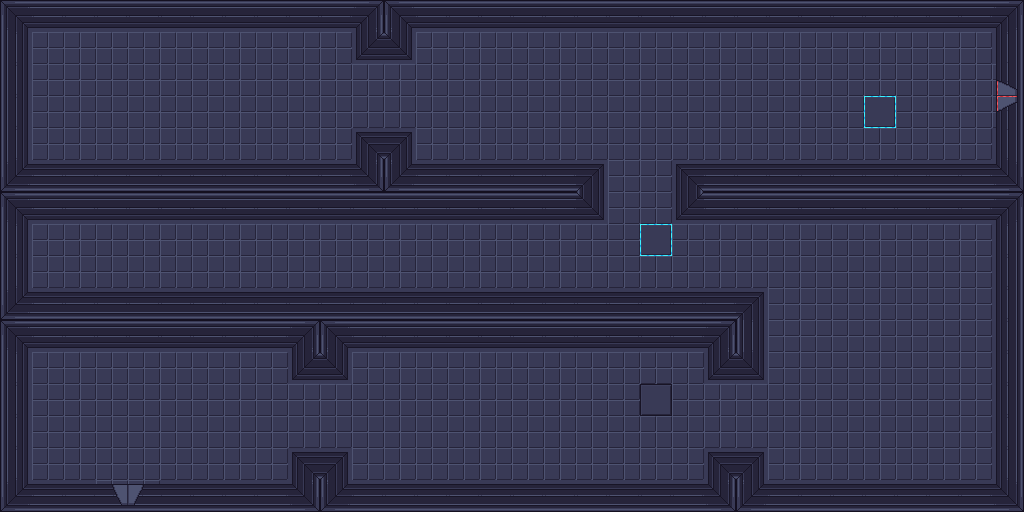

A level layout from a 2D game, rendered from its tile map. Below: a short description, then the map file with tile-grid data replaced by summaries:
An orthogonal 32x16 tile map with 32x32 px tiles, 2 tile layers (Background, Tiles) and 32 objects (5x metal, 3x ammo, 3x oil, 3x trap, 3x crystal, ...).

<map version="1.2" tiledversion="1.3.1" orientation="orthogonal" renderorder="left-up" compressionlevel="0" width="32" height="16" tilewidth="32" tileheight="32" infinite="0" nextlayerid="5" nextobjectid="38">
 <tileset firstgid="1" source="DungeonTile.tsx" />
 <layer id="1" name="Background" width="32" height="16">
  <data>[512 cells, 512 non-empty, 1 distinct tile ids]</data>
 </layer>
 <layer id="2" name="Tiles" width="32" height="16">
  <data>[512 cells, 209 non-empty, 9 distinct tile ids]</data>
 </layer>
 <objectgroup id="3" name="Objects">
  <object id="1" name="metal" x="224" y="384" width="32" height="32">
   <properties>
    <property name="name" value="metal" />
   </properties>
  </object>
  <object id="2" name="ammo" x="416" y="384" width="32" height="32">
   <properties>
    <property name="name" value="ammo" />
   </properties>
  </object>
  <object id="3" name="oil" x="576" y="448" width="32" height="32">
   <properties>
    <property name="name" value="oil" />
   </properties>
  </object>
  <object id="4" name="trap" x="640" y="384" width="32" height="32">
   <properties>
    <property name="name" value="trap" />
   </properties>
  </object>
  <object id="5" name="crystal" x="832" y="352" width="32" height="32">
   <properties>
    <property name="name" value="crystal" />
   </properties>
  </object>
  <object id="6" name="metal" x="928" y="448" width="32" height="32">
   <properties>
    <property name="name" value="metal" />
   </properties>
  </object>
  <object id="7" name="oil" x="928" y="256" width="32" height="32">
   <properties>
    <property name="name" value="oil" />
   </properties>
  </object>
  <object id="9" name="trap" x="640" y="224" width="32" height="32">
   <properties>
    <property name="name" value="trap" />
   </properties>
  </object>
  <object id="10" name="metal" x="448" y="256" width="32" height="32">
   <properties>
    <property name="name" value="metal" />
   </properties>
  </object>
  <object id="11" name="ammo" x="320" y="224" width="32" height="32">
   <properties>
    <property name="name" value="ammo" />
   </properties>
  </object>
  <object id="12" name="crystal" x="96" y="256" width="32" height="32">
   <properties>
    <property name="name" value="crystal" />
   </properties>
  </object>
  <object id="13" name="metal" x="160" y="64" width="32" height="32">
   <properties>
    <property name="name" value="metal" />
   </properties>
  </object>
  <object id="14" name="ammo" x="288" y="128" width="32" height="32">
   <properties>
    <property name="name" value="ammo" />
   </properties>
  </object>
  <object id="15" name="crystal" x="64" y="96" width="32" height="32">
   <properties>
    <property name="name" value="crystal" />
   </properties>
  </object>
  <object id="16" name="metal" x="480" y="64" width="32" height="32">
   <properties>
    <property name="name" value="metal" />
   </properties>
  </object>
  <object id="17" name="oil" x="672" y="64" width="32" height="32">
   <properties>
    <property name="name" value="oil" />
   </properties>
  </object>
  <object id="18" name="trap" x="864" y="96" width="32" height="32">
   <properties>
    <property name="name" value="trap" />
   </properties>
  </object>
  <object id="19" name="exit" x="992" y="64" width="32" height="64">
   <properties>
    <property name="name" value="door" />
   </properties>
  </object>
 </objectgroup>
 <objectgroup id="4" name="Wall">
  <object id="21" x="0" y="0" width="1024" height="32">
   <properties>
    <property name="name" value="wall" />
   </properties>
  </object>
  <object id="22" x="0" y="32" width="32" height="480">
   <properties>
    <property name="name" value="wall" />
   </properties>
  </object>
  <object id="25" x="32" y="480" width="992" height="32">
   <properties>
    <property name="name" value="wall" />
   </properties>
  </object>
  <object id="26" x="992" y="128" width="32" height="352">
   <properties>
    <property name="name" value="wall" />
   </properties>
  </object>
  <object id="27" x="672" y="160" width="320" height="64">
   <properties>
    <property name="name" value="wall" />
   </properties>
  </object>
  <object id="28" x="32" y="160" width="576" height="64">
   <properties>
    <property name="name" value="wall" />
   </properties>
  </object>
  <object id="29" x="352" y="128" width="64" height="32">
   <properties>
    <property name="name" value="wall" />
   </properties>
  </object>
  <object id="30" x="352" y="32" width="64" height="32">
   <properties>
    <property name="name" value="wall" />
   </properties>
  </object>
  <object id="31" x="32" y="288" width="736" height="64">
   <properties>
    <property name="name" value="wall" />
   </properties>
  </object>
  <object id="32" x="704" y="352" width="64" height="32">
   <properties>
    <property name="name" value="wall" />
   </properties>
  </object>
  <object id="33" x="704" y="448" width="64" height="32">
   <properties>
    <property name="name" value="wall" />
   </properties>
  </object>
  <object id="34" x="288" y="352" width="64" height="32">
   <properties>
    <property name="name" value="wall" />
   </properties>
  </object>
  <object id="35" x="288" y="448" width="64" height="32">
   <properties>
    <property name="name" value="wall" />
   </properties>
  </object>
  <object id="36" x="992" y="32" width="32" height="32">
   <properties>
    <property name="name" value="wall" />
   </properties>
  </object>
 </objectgroup>
</map>
